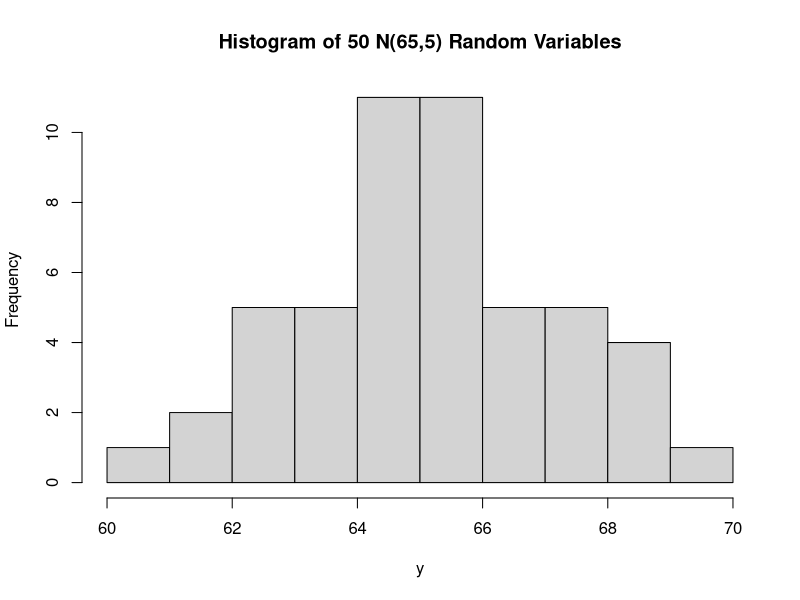
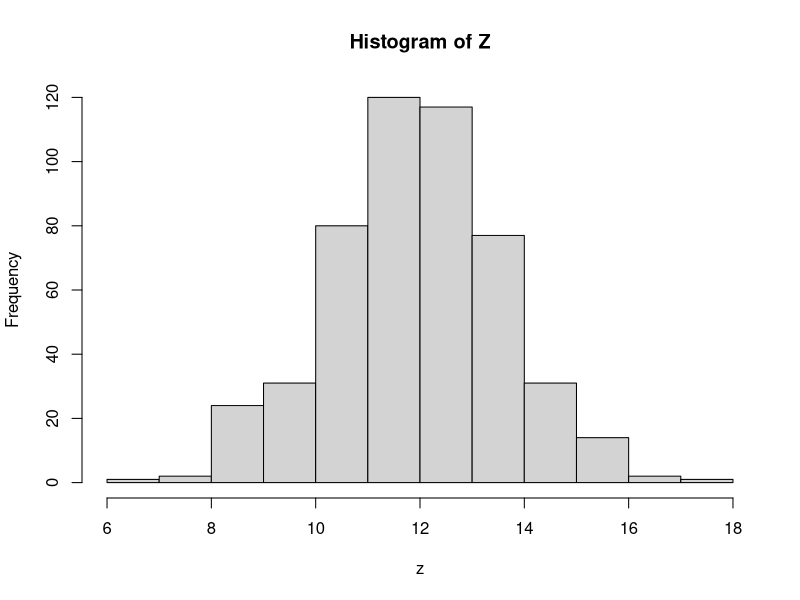

These charts were generated, in order, by the following R code:
## ---- chunk 1
treatments.not.random=c(rep("A",3),rep("B",3))
plot.ID=1:length(treatments.not.random)
treatments.random=sample(treatments.not.random)
data.frame(plot.ID,treatments.not.random,treatments.random)
## ---- chunk 2
## resulting randomized treatment
treatments.not.random=c(rep("A",2),rep("B",2),rep("C",2),rep("D",2))
plot.ID=1:length(treatments.not.random)
treatments.random=sample(treatments.not.random)
CRD=data.frame(plot.ID,treatment=treatments.random)
CRD
## ---- chunk 3
N = 100 ## The number of RVs to generate
mn = 0 ## The mean
sd = 1 ## The standard deviation
X=rnorm(N,mean=mn,sd=sd)
X
## ---- chunk 4
y=rnorm(n=50,mean=65,sd=sqrt(5))
hist(y,main="Histogram of 50 N(65,5) Random Variables")
## ---- chunk 5
x=rnorm(500,mean=13,sd=1)
y=rnorm(500,mean=-1,sd=sqrt(2))
z=x+y
alldata=data.frame(x,y,z)
head(alldata)
## ---- chunk 6
hist(z,main="Histogram of Z")
